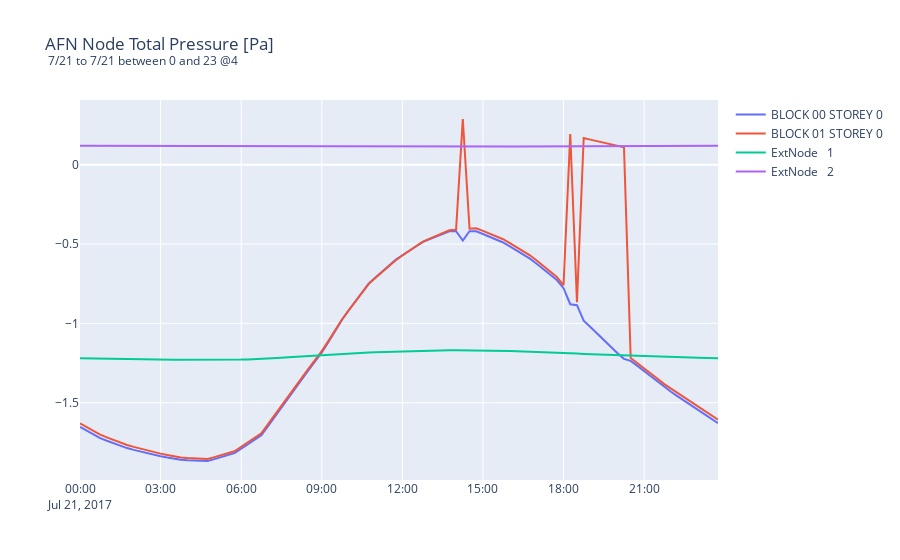

The code cell stored with this chart in its notebook:
### Code cell
fig = go.Figure()

title = None
for dataset in node_pressure_datasets:
    if dataset.header.analysis_period.st_month == 7:

        fig.add_trace(go.Scatter(
            x=dataset.datetimes, y=dataset.values, name=dataset.header.metadata["System"]))

        if not title:
            print("creating title")
            title = create_plot_title(dataset)
            fig.update_layout(title_text=title)
    

        
fig.show()
